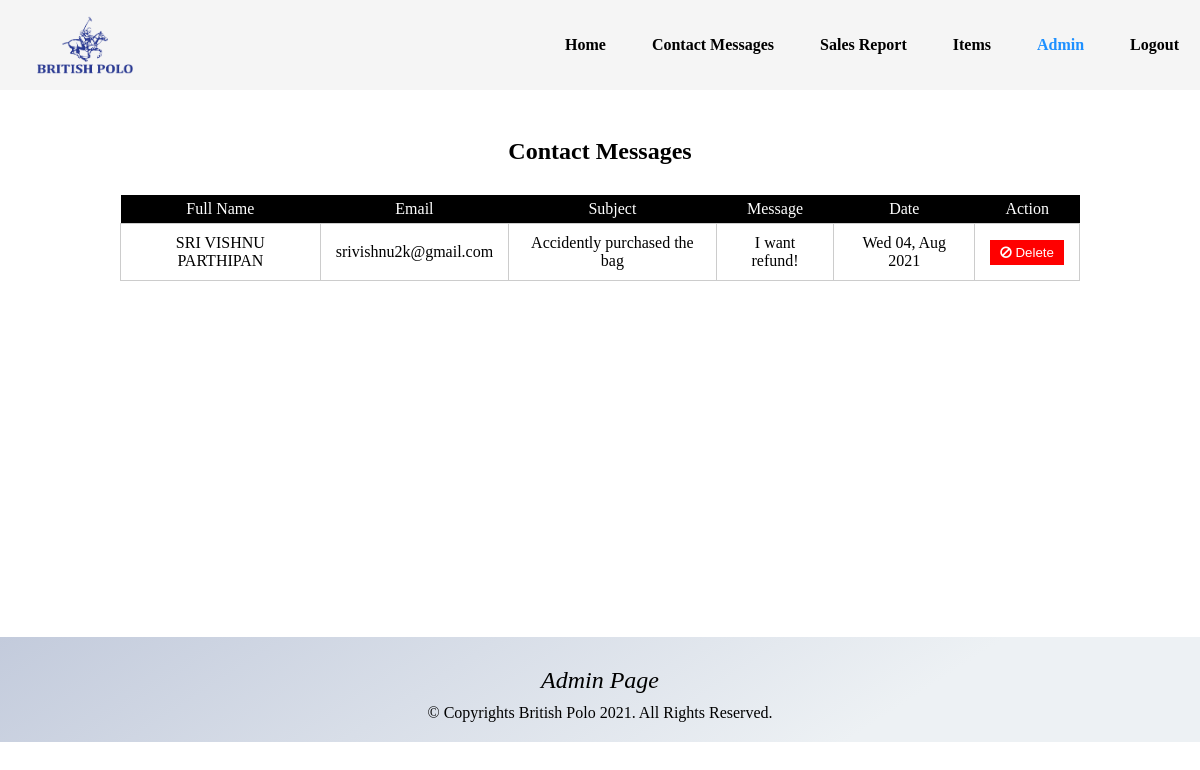
Page /admin/contact_messages.php (signed in) on the committed database.
### tables this page shows
CREATE TABLE `contact` (
  `id` int(10) UNSIGNED NOT NULL,
  `fname` varchar(60) NOT NULL,
  `email` varchar(50) DEFAULT NULL,
  `subject` varchar(100) NOT NULL,
  `message` text NOT NULL,
  `date_time` datetime NOT NULL DEFAULT current_timestamp()
);

### connections/dbh.php (called while the page is built, shortened)
<?php
class mypdo{
	 public $pdc = null;
	 public function __construct(){
		 $host = dbhost;
		 $db   =  dbname;
		 $user  =  dbuser;
		 $pass  =   dbpass;
		 $charset = 'utf8mb4';
		 $dsn = "mysql:host=$host;dbname=$db;charset=$charset";
		 $opt = [PDO::ATTR_ERRMODE => PDO::ERRMODE_EXCEPTION, PDO::ATTR_DEFAULT_FETCH_MODE => PDO::FETCH_ASSOC, PDO::ATTR_EMULATE_PREPARES => false,];
		 $this->pdc = new PDO($dsn, $user, $pass, $opt);
		}
	public function get_menus($qry){
		 $stmt = $this->pdc->prepare($qry);
		 $stmt->execute();
		 return $stmt->fetchAll();
	}
}

### admin/contact_messages.php (the view, shortened to what this page needs)
<?php
require '../connections/dbh.php';
$pdo = new mypdo();
$contacts =  $pdo->get_menus("SELECT * FROM contact  ORDER BY id DESC");
?>
<!DOCTYPE html PUBLIC "-//W3C//DTD XHTML 1.0 Transitional//EN" "http://www.w3.org/TR/xhtml1/DTD/xhtml1-transitional.dtd">
<html xmlns="http://www.w3.org/1999/xhtml"
      xmlns:h="http://xmlns.jcp.org/jsf/html"
      xmlns:c="http://xmlns.jcp.org/jsp/jstl/core"
      xmlns:f="http://xmlns.jcp.org/jsf/core">
    <head>
        <link rel="stylesheet" type="text/css" href="../style.css"></link>
        <link rel="stylesheet" href="https://cdnjs.cloudflare.com/ajax/libs/font-awesome/5.13.1/css/all.min.css"></link>
        <link rel="stylesheet" href="https://stackpath.bootstrapcdn.com/font-awesome/4.7.0/css/font-awesome.min.css"></link>
    </head>
    <body>
        <header class="max-width">
            <br></br><br></br><br>
            <nav>
                <a href="index.php" class="logo"><img src="../image/logo.png" width="50" height="50"></img> </a>
            <ul>
                <li><a href="index.php">Home</a></li>
                <li><a href="contact_messages.php">Contact Messages</a></li>
                <li><a href="sales_report.php">Sales Report</a></li>
                <li><a href="menu.php">Items</a></li>
                <li><a class="user_name"> <?php echo $_SESSION['ausername']; ?></a></li>
                 <li><a href="logout.php">Logout</a></li>
            </ul>
        </nav>
        </header>
        <br></br><br></br><br></br>
        <div class="title" id="title">
            <div class="max-width">
                <h2 class="title">
                    Contact Messages</h2>
            </div>
        </div>
        <section class="section-menu">
            <div class="container-menu" style=" min-height:370px;">
                <table class="table_m">
                	<thead>
                    	<tr>
                        	<th>Full Name</th>
                            <th>Email</th>
                            <th>Subject</th>
                            <th>Message</th>
                            <th>Date</th>
                            <th>Action</th>
                        </tr>
                    </thead>
                    <tbody>
                    <?php foreach($contacts as $contact){  ?>
                    	<tr id="msg_<?php echo $contact['id']; ?>">
                        	<td><?php echo $contact['fname']; ?></td>
                            <td><?php echo $contact['email']; ?></td>
                            <td><?php echo $contact['subject']; ?></td>
                            <td><?php echo $contact['message']; ?></td>
                            <td><?php echo date('D d, M Y', strtotime($contact['date_time'])); ?></td>
                            <td class="btn_rw" style="text-align: center;"><button onclick="remove_msg(<?php echo $contact['id']; ?>)"><i class="fa fa-ban" aria-hidden="true"></i> Delete</button></td>
                        </tr>
                    </tbody>
                    <?php } ?>
                </table>
            </div>
        </section>
        <br><br><br><br>
        <footer>
        		<p style=" font-style:italic; font-size:24px; padding:10px;">Admin Page</p>
                <p>&copy; Copyrights British Polo 2021. All Rights Reserved.</p>
        </footer>
    </body>
</html>

### style.css (style rules this page uses)
* { margin: 0; padding: 0; text-decoration: none; box-sizing: border-box; }
body { font-family:serif; background-size: 100% 100%; background-attachment: fixed; justify-content: center; align-item: center; background-position: center; }
.title { padding: 15px 0; text-align: center; color: black; }
header { position: fixed; top: 0; left: 0; width: 100%; display: flex; z-index: 999; background-color: whitesmoke; }
nav { position: relative; height: 80px; width: 100%; font-family: Lucida Bright; }
nav ul { float: right; margin-top: 25px; list-style: none; }
nav ul li { list-style: none; display: inline-block; margin: 0 10px; line-height: 40px; }
nav ul li a { color: black; font-weight: 600; padding: 5px 10px; border: 1px solid transparent; transition: 0.6s ease; }
a { color: brown; }
table { width: 100%; border-collapse: collapse; }
th { text-align: left; padding: 5px; color: white; background: black; font-weight: normal; }
td { padding: 15px 5px; }
td:last-child { text-align: right; }
th:last-child { text-align: right; }
footer { font-family: Lucida Bright; background-color: #c3cbdc; background-image: linear-gradient(147deg, #c3cbdc 0%, #edf1f4 74%); padding: 20px 40px ; color: black; text-align: center; background-position: center; background-size: cover; }
.logo img { position:absolute; margin: auto 30px; width: 110px; height: 90px; }
img { width: 100%; height: 100%; transition: all 0.5s; }
.section-menu { margin: auto; height: auto; text-align: center; background:none; }
.container-menu { width: 80%; margin: 0 auto; }
.table_m { border-collapse:collapse; text-align: center; }
.table_m th { text-align: center; }
.table_m td { padding:10px 15px; border:1px solid #CCC; }
.table_m td.btn_rw { white-space:nowrap }
.table_m td.btn_rw button { display:inline-block; padding:5px 10px; background-color:red; border:none; color:#FFF; cursor:pointer; }
.user_name { color: dodgerblue; }

### rows in the picture
contact: fname "SRI VISHNU PARTHIPAN", email "srivishnu2k@gmail.com", subject "Accidently purchased the bag", message "I want refund!", date_time "Wed 04, Aug 2021"

### other values in the picture
$_SESSION['ausername'] "Admin"
